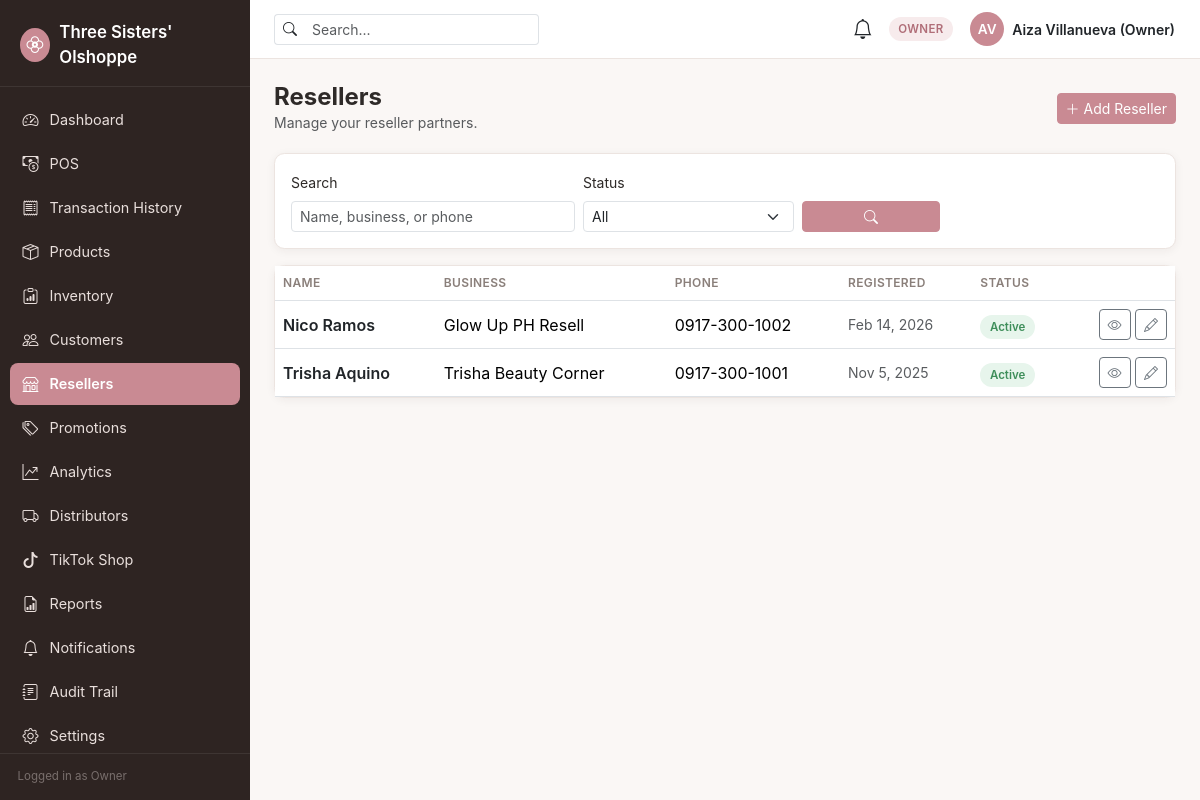
The app's page /resellers/index.php (signed in) with its own data.
### tables this page shows
CREATE TABLE resellers (
    id                  INT UNSIGNED AUTO_INCREMENT PRIMARY KEY,
    full_name           VARCHAR(150) NOT NULL,
    business_name       VARCHAR(150) NULL,
    phone               VARCHAR(30) NULL,
    email               VARCHAR(150) NULL,
    address             VARCHAR(255) NULL,
    registration_date   DATE NOT NULL,
    status              ENUM('active','inactive') NOT NULL DEFAULT 'active',
    created_at          TIMESTAMP NOT NULL DEFAULT CURRENT_TIMESTAMP,
    updated_at          TIMESTAMP NOT NULL DEFAULT CURRENT_TIMESTAMP ON UPDATE CURRENT_TIMESTAMP,
    INDEX idx_resellers_status (status)
);

### core/ResellerService.php (called while the page is built, shortened)
<?php
final class ResellerService
{
    public static function search(string $q = '', ?string $status = null, int $page = 1): array
    {
        $where = ['1=1'];
        $params = [];
        $whereSql = implode(' AND ', $where);
        $page = max(1, $page);
        $offset = ($page - 1) * self::PER_PAGE;
        $countStmt = db()->prepare("SELECT COUNT(*) FROM resellers WHERE $whereSql");
        $countStmt->execute($params);
        $total = (int) $countStmt->fetchColumn();
        $stmt = db()->prepare("SELECT * FROM resellers WHERE $whereSql ORDER BY full_name ASC LIMIT " . self::PER_PAGE . " OFFSET $offset");
        $stmt->execute($params);
        return [
            'items' => $stmt->fetchAll(),
            'total' => $total,
            'page' => $page,
            'pages' => max(1, (int) ceil($total / self::PER_PAGE)),
        ];
    }
}

### config/database.php (called while the page is built, shortened)
<?php
function db(): PDO
{
    static $pdo = null;
    if ($pdo instanceof PDO) {
        return $pdo;
    }
    $host = getenv('DB_HOST') ?: '127.0.0.1';
    $port = getenv('DB_PORT') ?: '3306';
    $name = getenv('DB_NAME') ?: 'three_sisters';
    $user = getenv('DB_USER') ?: 'root';
    $pass = getenv('DB_PASS') ?: '';
    $charset = 'utf8mb4';
    $dsn = "mysql:host={$host};port={$port};dbname={$name};charset={$charset}";
    $options = [
        PDO::ATTR_ERRMODE            => PDO::ERRMODE_EXCEPTION,
        PDO::ATTR_DEFAULT_FETCH_MODE => PDO::FETCH_ASSOC,
        PDO::ATTR_EMULATE_PREPARES   => false,
    ];
    try {
        $pdo = new PDO($dsn, $user, $pass, $options);
    } catch (PDOException $e) {
        error_log('[DB CONNECTION ERROR] ' . $e->getMessage());
        http_response_code(500);
        die('A system error occurred. Please try again later or contact the administrator.');
    }
    return $pdo;
}

### resellers/index.php (the view, shortened to what this page needs)
<?php
$q = trim($_GET['q'] ?? '');
$status = $_GET['status'] ?? '';
$page = max(1, (int) ($_GET['page'] ?? 1));
$result = ResellerService::search($q, $status ?: null, $page);
require __DIR__ . '/../components/header.php';
?>
<div class="page-header d-flex justify-content-between align-items-center flex-wrap gap-2">
    <div>
        <h1 class="page-title h4 mb-0">Resellers</h1>
        <p class="text-muted mb-0 small">Manage your reseller partners.</p>
    </div>
    <button class="btn btn-primary btn-sm" data-bs-toggle="modal" data-bs-target="#resellerModal" onclick="openResellerModal()"><i class="bi bi-plus-lg me-1"></i>Add Reseller</button>
</div>
<div class="ts-card p-3 mb-3">
    <form method="GET" class="row g-2 align-items-end">
        <div class="col-md-4">
            <label class="form-label small">Search</label>
            <input type="text" name="q" class="form-control form-control-sm" placeholder="Name, business, or phone" value="<?= htmlspecialchars($q) ?>">
        </div>
        <div class="col-md-3">
            <label class="form-label small">Status</label>
            <select name="status" class="form-select form-select-sm">
                <option value="">All</option>
            </select>
        </div>
        <div class="col-md-2">
            <button type="submit" class="btn btn-primary btn-sm w-100"><i class="bi bi-search"></i></button>
        </div>
    </form>
</div>
<div class="ts-card">
    <?php if (!$result['items']): ?>
        <div class="empty-state"><i class="bi bi-shop"></i><p class="mb-0">No resellers found.</p></div>
    <?php else: ?>
        <div class="table-responsive">
            <table class="table align-middle mb-0">
                <thead><tr><th>Name</th><th>Business</th><th>Phone</th><th>Registered</th><th>Status</th><th></th></tr></thead>
                <tbody>
                <?php foreach ($result['items'] as $r): ?>
                    <tr>
                        <td><a href="<?= BASE_URL ?>/resellers/view.php?id=<?= $r['id'] ?>" class="fw-semibold text-decoration-none text-dark"><?= htmlspecialchars($r['full_name']) ?></a></td>
                        <td><?= htmlspecialchars($r['business_name'] ?? '—') ?></td>
                        <td><?= htmlspecialchars($r['phone'] ?? '—') ?></td>
                        <td class="small text-muted"><?= htmlspecialchars(date('M j, Y', strtotime($r['registration_date']))) ?></td>
                        <td><span class="badge-status <?= $r['status'] === 'active' ? 'badge-success' : 'badge-neutral' ?>"><?= ucfirst($r['status']) ?></span></td>
                        <td class="text-end">
                            <a href="<?= BASE_URL ?>/resellers/view.php?id=<?= $r['id'] ?>" class="btn btn-sm btn-outline-secondary"><i class="bi bi-eye"></i></a>
                            <button class="btn btn-sm btn-outline-secondary" data-bs-toggle="modal" data-bs-target="#resellerModal"
                                    onclick='openResellerModal(<?= json_encode($r, JSON_HEX_APOS | JSON_HEX_QUOT) ?>)'>
                                <i class="bi bi-pencil"></i>
                            </button>
                        </td>
                    </tr>
                <?php endforeach; ?>
                </tbody>
            </table>
        </div>
    <?php endif; ?>
</div>
<?php require __DIR__ . '/../components/footer.php'; ?>

### assets/css/style.css (style rules this page uses)
:root { --ts-font-heading: 'Poppins', -apple-system, 'Segoe UI', Roboto, 'Helvetica Neue', Arial, sans-serif; --ts-font-body: 'Inter', -apple-system, 'Segoe UI', Roboto, 'Helvetica Neue', Arial, sans-serif; --ts-bg: #FAF7F5; --ts-surface: #FFFFFF; --ts-text: #2E2A28; --ts-text-muted: #8A7F7A; --ts-border: #ECE4E0; --ts-accent: #C98A93; --ts-accent-dark: #B06E78; --ts-accent-tint: #F7EBEC; --ts-sidebar-bg: #2E2422; --ts-sidebar-text: #E9DFDC; --ts-sidebar-active: #C98A93; --ts-success: #3E8E5A; --ts-success-bg: #E7F5EC; --ts-warning: #B98A2E; --ts-warning-bg: #FBF1DF; --ts-danger: #C0473F; --ts-danger-bg: #FBEAE8; --ts-info: #3E7CB1; --ts-info-bg: #E8F1FA; --ts-radius: 0.65rem; --ts-shadow: 0 2px 10px rgba(46, 34, 28, 0.06); --ts-shadow-lg: 0 8px 28px rgba(46, 34, 28, 0.10); --bs-body-font-family: var(--ts-font-body); }
body { background-color: var(--ts-bg); color: var(--ts-text); font-family: var(--ts-font-body); }
h1, h2, h3, h4, h5, h6, .brand-font { font-family: var(--ts-font-heading); color: var(--ts-text); }
a { color: var(--ts-accent-dark); }
.btn-primary { background-color: var(--ts-accent); border-color: var(--ts-accent); color: #fff; }
.page-header { margin-bottom: 1.25rem; }
.page-header .page-title { font-weight: 700; margin-bottom: 0.15rem; }
.card, .ts-card { background: var(--ts-surface); border: 1px solid var(--ts-border); border-radius: var(--ts-radius); box-shadow: var(--ts-shadow); }
.badge-status { font-weight: 600; font-size: 0.72rem; padding: 0.32rem 0.6rem; border-radius: 999px; }
.badge-success { background: var(--ts-success-bg); color: var(--ts-success); }
.table thead th { font-size: 0.75rem; text-transform: uppercase; letter-spacing: 0.03em; color: var(--ts-text-muted); border-bottom-width: 1px; font-weight: 600; }
.table td { vertical-align: middle; }

### records on screen
resellers: full_name "Nico Ramos", business_name "Glow Up PH Resell", phone "0917-300-1002", registration_date "Feb 14, 2026", status "Active"
resellers: full_name "Trisha Aquino", business_name "Trisha Beauty Corner", phone "0917-300-1001", registration_date "Nov 5, 2025", status "Active"

### other values on screen
APP_NAME "Three Sisters' Olshoppe"
$item['label'] "Dashboard"
$item['label'] "POS"
$item['label'] "Transaction History"
$item['label'] "Products"
$item['label'] "Inventory"
$item['label'] "Customers"
$item['label'] "Resellers"
$item['label'] "Promotions"
$item['label'] "Analytics"
$item['label'] "Distributors"
$item['label'] "TikTok Shop"
$item['label'] "Reports"
$item['label'] "Notifications"
$item['label'] "Audit Trail"
